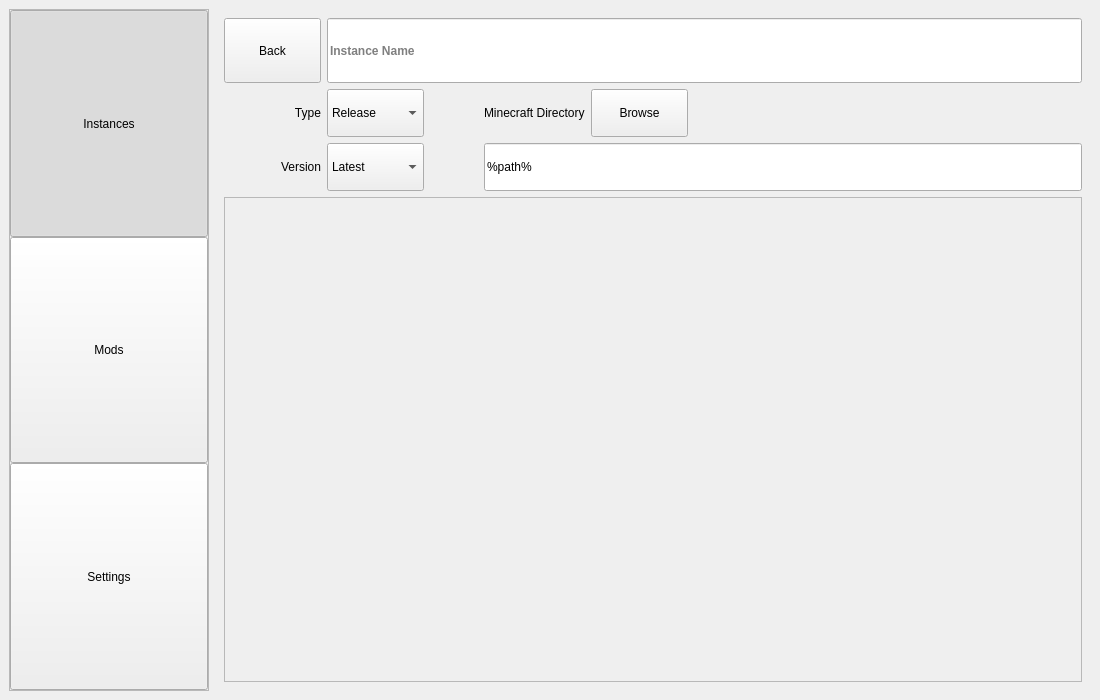
<?xml version="1.0" encoding="UTF-8"?>
<ui version="4.0">
 <class>PackedMC</class>
 <widget class="QMainWindow" name="PackedMC">
  <property name="geometry">
   <rect>
    <x>0</x>
    <y>0</y>
    <width>1100</width>
    <height>700</height>
   </rect>
  </property>
  <property name="windowTitle">
   <string>MainWindow</string>
  </property>
  <widget class="QWidget" name="centralwidget">
   <property name="sizePolicy">
    <sizepolicy hsizetype="Minimum" vsizetype="Preferred">
     <horstretch>0</horstretch>
     <verstretch>0</verstretch>
    </sizepolicy>
   </property>
   <layout class="QHBoxLayout" name="horizontalLayout" stretch="1,4">
    <item>
     <widget class="QFrame" name="frame">
      <property name="sizePolicy">
       <sizepolicy hsizetype="Preferred" vsizetype="Preferred">
        <horstretch>0</horstretch>
        <verstretch>0</verstretch>
       </sizepolicy>
      </property>
      <property name="maximumSize">
       <size>
        <width>200</width>
        <height>16777215</height>
       </size>
      </property>
      <property name="frameShape">
       <enum>QFrame::StyledPanel</enum>
      </property>
      <property name="frameShadow">
       <enum>QFrame::Raised</enum>
      </property>
      <property name="class" stdset="0">
       <string>selection_frame</string>
      </property>
      <layout class="QVBoxLayout" name="verticalLayout" stretch="1,1,1">
       <property name="spacing">
        <number>0</number>
       </property>
       <property name="leftMargin">
        <number>0</number>
       </property>
       <property name="topMargin">
        <number>0</number>
       </property>
       <property name="rightMargin">
        <number>0</number>
       </property>
       <property name="bottomMargin">
        <number>0</number>
       </property>
       <item>
        <widget class="QPushButton" name="INSTANCES_PAGE_BUTTON">
         <property name="sizePolicy">
          <sizepolicy hsizetype="Minimum" vsizetype="Preferred">
           <horstretch>0</horstretch>
           <verstretch>0</verstretch>
          </sizepolicy>
         </property>
         <property name="cursor">
          <cursorShape>PointingHandCursor</cursorShape>
         </property>
         <property name="focusPolicy">
          <enum>Qt::NoFocus</enum>
         </property>
         <property name="text">
          <string>Instances</string>
         </property>
         <property name="checkable">
          <bool>true</bool>
         </property>
         <property name="checked">
          <bool>true</bool>
         </property>
         <property name="class" stdset="0">
          <string>selection</string>
         </property>
        </widget>
       </item>
       <item>
        <widget class="QPushButton" name="MODS_PAGE_BUTTON">
         <property name="sizePolicy">
          <sizepolicy hsizetype="Minimum" vsizetype="Preferred">
           <horstretch>0</horstretch>
           <verstretch>0</verstretch>
          </sizepolicy>
         </property>
         <property name="cursor">
          <cursorShape>PointingHandCursor</cursorShape>
         </property>
         <property name="mouseTracking">
          <bool>false</bool>
         </property>
         <property name="focusPolicy">
          <enum>Qt::NoFocus</enum>
         </property>
         <property name="text">
          <string>Mods</string>
         </property>
         <property name="checkable">
          <bool>true</bool>
         </property>
         <property name="class" stdset="0">
          <string>selection</string>
         </property>
        </widget>
       </item>
       <item>
        <widget class="QPushButton" name="SETTINGS_PAGE_BUTTON">
         <property name="sizePolicy">
          <sizepolicy hsizetype="Minimum" vsizetype="Preferred">
           <horstretch>0</horstretch>
           <verstretch>0</verstretch>
          </sizepolicy>
         </property>
         <property name="cursor">
          <cursorShape>PointingHandCursor</cursorShape>
         </property>
         <property name="focusPolicy">
          <enum>Qt::NoFocus</enum>
         </property>
         <property name="text">
          <string>Settings</string>
         </property>
         <property name="checkable">
          <bool>true</bool>
         </property>
         <property name="class" stdset="0">
          <string>selection</string>
         </property>
        </widget>
       </item>
      </layout>
     </widget>
    </item>
    <item>
     <widget class="QStackedWidget" name="PAGE_CONTAINER">
      <property name="currentIndex">
       <number>1</number>
      </property>
      <widget class="QWidget" name="INSTANCES_PAGE_PLACEHOLDER">
       <widget class="QLabel" name="label">
        <property name="geometry">
         <rect>
          <x>190</x>
          <y>150</y>
          <width>251</width>
          <height>111</height>
         </rect>
        </property>
        <property name="text">
         <string>Placeholder for Dynamic Instances page</string>
        </property>
       </widget>
      </widget>
      <widget class="QWidget" name="INSTANCE_EDIT_PAGE">
       <layout class="QGridLayout" name="gridLayout" rowstretch="4,3,3,30" columnstretch="2,2,1,2,2,8">
        <item row="3" column="0" colspan="6">
         <widget class="QFrame" name="INSTANCE_MODS_PLACEHOLDER">
          <property name="frameShape">
           <enum>QFrame::StyledPanel</enum>
          </property>
          <property name="frameShadow">
           <enum>QFrame::Raised</enum>
          </property>
         </widget>
        </item>
        <item row="2" column="0">
         <widget class="QLabel" name="label_7">
          <property name="text">
           <string>Version</string>
          </property>
          <property name="alignment">
           <set>Qt::AlignRight|Qt::AlignTrailing|Qt::AlignVCenter</set>
          </property>
         </widget>
        </item>
        <item row="1" column="0">
         <widget class="QLabel" name="label_2">
          <property name="text">
           <string>Type</string>
          </property>
          <property name="alignment">
           <set>Qt::AlignRight|Qt::AlignTrailing|Qt::AlignVCenter</set>
          </property>
         </widget>
        </item>
        <item row="1" column="5">
         <spacer name="horizontalSpacer">
          <property name="orientation">
           <enum>Qt::Horizontal</enum>
          </property>
          <property name="sizeHint" stdset="0">
           <size>
            <width>40</width>
            <height>20</height>
           </size>
          </property>
         </spacer>
        </item>
        <item row="0" column="0">
         <widget class="QPushButton" name="BACK_BUTTON">
          <property name="sizePolicy">
           <sizepolicy hsizetype="Preferred" vsizetype="Ignored">
            <horstretch>0</horstretch>
            <verstretch>0</verstretch>
           </sizepolicy>
          </property>
          <property name="cursor">
           <cursorShape>PointingHandCursor</cursorShape>
          </property>
          <property name="focusPolicy">
           <enum>Qt::NoFocus</enum>
          </property>
          <property name="text">
           <string>Back</string>
          </property>
         </widget>
        </item>
        <item row="1" column="4">
         <widget class="QPushButton" name="BROWSE_MINECRAFT_PATH">
          <property name="sizePolicy">
           <sizepolicy hsizetype="Preferred" vsizetype="Preferred">
            <horstretch>0</horstretch>
            <verstretch>0</verstretch>
           </sizepolicy>
          </property>
          <property name="cursor">
           <cursorShape>PointingHandCursor</cursorShape>
          </property>
          <property name="focusPolicy">
           <enum>Qt::NoFocus</enum>
          </property>
          <property name="text">
           <string>Browse</string>
          </property>
         </widget>
        </item>
        <item row="2" column="1">
         <widget class="QComboBox" name="VERSION_SELECTION">
          <property name="sizePolicy">
           <sizepolicy hsizetype="Preferred" vsizetype="Preferred">
            <horstretch>0</horstretch>
            <verstretch>0</verstretch>
           </sizepolicy>
          </property>
          <property name="cursor">
           <cursorShape>PointingHandCursor</cursorShape>
          </property>
          <property name="focusPolicy">
           <enum>Qt::NoFocus</enum>
          </property>
          <item>
           <property name="text">
            <string>Latest</string>
           </property>
          </item>
          <item>
           <property name="text">
            <string>1.xx.xx</string>
           </property>
          </item>
         </widget>
        </item>
        <item row="1" column="3">
         <widget class="QLabel" name="label_8">
          <property name="text">
           <string>Minecraft Directory</string>
          </property>
          <property name="alignment">
           <set>Qt::AlignLeading|Qt::AlignLeft|Qt::AlignVCenter</set>
          </property>
         </widget>
        </item>
        <item row="1" column="1">
         <widget class="QComboBox" name="INSTANCE_TYPE_SELECTION">
          <property name="sizePolicy">
           <sizepolicy hsizetype="Preferred" vsizetype="Preferred">
            <horstretch>0</horstretch>
            <verstretch>0</verstretch>
           </sizepolicy>
          </property>
          <property name="cursor">
           <cursorShape>PointingHandCursor</cursorShape>
          </property>
          <property name="focusPolicy">
           <enum>Qt::NoFocus</enum>
          </property>
          <item>
           <property name="text">
            <string>Release</string>
           </property>
          </item>
          <item>
           <property name="text">
            <string>Fabric</string>
           </property>
          </item>
          <item>
           <property name="text">
            <string>Snapshot</string>
           </property>
          </item>
          <item>
           <property name="text">
            <string>Forge</string>
           </property>
          </item>
          <item>
           <property name="text">
            <string>Other</string>
           </property>
          </item>
         </widget>
        </item>
        <item row="1" column="2">
         <spacer name="horizontalSpacer_2">
          <property name="orientation">
           <enum>Qt::Horizontal</enum>
          </property>
          <property name="sizeHint" stdset="0">
           <size>
            <width>40</width>
            <height>20</height>
           </size>
          </property>
         </spacer>
        </item>
        <item row="0" column="1" colspan="5">
         <widget class="QLineEdit" name="INSTANCE_NAME">
          <property name="sizePolicy">
           <sizepolicy hsizetype="Preferred" vsizetype="Preferred">
            <horstretch>0</horstretch>
            <verstretch>0</verstretch>
           </sizepolicy>
          </property>
          <property name="font">
           <font>
            <bold>true</bold>
           </font>
          </property>
          <property name="alignment">
           <set>Qt::AlignLeading|Qt::AlignLeft|Qt::AlignVCenter</set>
          </property>
          <property name="placeholderText">
           <string>Instance Name</string>
          </property>
          <property name="clearButtonEnabled">
           <bool>false</bool>
          </property>
          <property name="class" stdset="0">
           <string>instance_label colored_text</string>
          </property>
         </widget>
        </item>
        <item row="2" column="3" colspan="3">
         <widget class="QLineEdit" name="MINECRAFT_DIRECTORY_PATH">
          <property name="sizePolicy">
           <sizepolicy hsizetype="Preferred" vsizetype="Preferred">
            <horstretch>0</horstretch>
            <verstretch>0</verstretch>
           </sizepolicy>
          </property>
          <property name="focusPolicy">
           <enum>Qt::NoFocus</enum>
          </property>
          <property name="text">
           <string>%path%</string>
          </property>
          <property name="readOnly">
           <bool>true</bool>
          </property>
         </widget>
        </item>
       </layout>
      </widget>
      <widget class="QWidget" name="MODS_PAGE_PLACEHOLDER">
       <widget class="QLabel" name="label_3">
        <property name="geometry">
         <rect>
          <x>220</x>
          <y>200</y>
          <width>251</width>
          <height>101</height>
         </rect>
        </property>
        <property name="text">
         <string>Mods</string>
        </property>
       </widget>
      </widget>
      <widget class="QWidget" name="MOD_EDIT_PAGE">
       <widget class="QLabel" name="label_4">
        <property name="geometry">
         <rect>
          <x>120</x>
          <y>190</y>
          <width>251</width>
          <height>101</height>
         </rect>
        </property>
        <property name="text">
         <string>Mod edit</string>
        </property>
       </widget>
      </widget>
      <widget class="QWidget" name="SETTINGS_PAGE">
       <widget class="QFrame" name="frame_2">
        <property name="geometry">
         <rect>
          <x>30</x>
          <y>70</y>
          <width>222</width>
          <height>282</height>
         </rect>
        </property>
        <property name="frameShape">
         <enum>QFrame::StyledPanel</enum>
        </property>
        <property name="frameShadow">
         <enum>QFrame::Raised</enum>
        </property>
        <property name="lineWidth">
         <number>100</number>
        </property>
        <layout class="QVBoxLayout" name="verticalLayout_12" stretch="0,0,0">
         <item>
          <widget class="QLabel" name="label_6">
           <property name="sizePolicy">
            <sizepolicy hsizetype="Preferred" vsizetype="Preferred">
             <horstretch>1</horstretch>
             <verstretch>1</verstretch>
            </sizepolicy>
           </property>
           <property name="maximumSize">
            <size>
             <width>16777215</width>
             <height>16777214</height>
            </size>
           </property>
           <property name="font">
            <font>
             <family>Calibri</family>
             <italic>false</italic>
             <bold>false</bold>
            </font>
           </property>
           <property name="text">
            <string>Styles</string>
           </property>
           <property name="alignment">
            <set>Qt::AlignCenter</set>
           </property>
           <property name="class" stdset="0">
            <string>title</string>
           </property>
          </widget>
         </item>
         <item>
          <widget class="Line" name="line">
           <property name="sizePolicy">
            <sizepolicy hsizetype="Preferred" vsizetype="Fixed">
             <horstretch>1</horstretch>
             <verstretch>1</verstretch>
            </sizepolicy>
           </property>
           <property name="sizeIncrement">
            <size>
             <width>0</width>
             <height>0</height>
            </size>
           </property>
           <property name="styleSheet">
            <string notr="true"/>
           </property>
           <property name="frameShadow">
            <enum>QFrame::Plain</enum>
           </property>
           <property name="lineWidth">
            <number>0</number>
           </property>
           <property name="orientation">
            <enum>Qt::Horizontal</enum>
           </property>
          </widget>
         </item>
         <item>
          <widget class="QScrollArea" name="scrollArea">
           <property name="sizePolicy">
            <sizepolicy hsizetype="Expanding" vsizetype="Expanding">
             <horstretch>1</horstretch>
             <verstretch>7</verstretch>
            </sizepolicy>
           </property>
           <property name="widgetResizable">
            <bool>true</bool>
           </property>
           <widget class="QWidget" name="STYLES_SELECTION_LIST">
            <property name="geometry">
             <rect>
              <x>0</x>
              <y>0</y>
              <width>200</width>
              <height>214</height>
             </rect>
            </property>
            <layout class="QVBoxLayout" name="verticalLayout_7">
             <property name="leftMargin">
              <number>3</number>
             </property>
             <property name="rightMargin">
              <number>3</number>
             </property>
             <item>
              <widget class="QRadioButton" name="radioButton">
               <property name="text">
                <string>Style 1</string>
               </property>
              </widget>
             </item>
             <item>
              <widget class="QRadioButton" name="radioButton_2">
               <property name="text">
                <string>Style 2</string>
               </property>
              </widget>
             </item>
             <item>
              <spacer name="verticalSpacer">
               <property name="orientation">
                <enum>Qt::Vertical</enum>
               </property>
               <property name="sizeHint" stdset="0">
                <size>
                 <width>20</width>
                 <height>40</height>
                </size>
               </property>
              </spacer>
             </item>
            </layout>
           </widget>
          </widget>
         </item>
        </layout>
       </widget>
       <widget class="QCheckBox" name="SWITCH_SECONDARY_COLOR">
        <property name="geometry">
         <rect>
          <x>270</x>
          <y>80</y>
          <width>154</width>
          <height>36</height>
         </rect>
        </property>
        <property name="focusPolicy">
         <enum>Qt::NoFocus</enum>
        </property>
        <property name="text">
         <string>Switch background 
colors</string>
        </property>
       </widget>
       <widget class="QSpinBox" name="SCALE_SELECTION">
        <property name="geometry">
         <rect>
          <x>330</x>
          <y>150</y>
          <width>74</width>
          <height>21</height>
         </rect>
        </property>
        <property name="focusPolicy">
         <enum>Qt::NoFocus</enum>
        </property>
        <property name="inputMethodHints">
         <set>Qt::ImhDigitsOnly</set>
        </property>
        <property name="readOnly">
         <bool>false</bool>
        </property>
        <property name="buttonSymbols">
         <enum>QAbstractSpinBox::UpDownArrows</enum>
        </property>
        <property name="keyboardTracking">
         <bool>true</bool>
        </property>
        <property name="minimum">
         <number>1</number>
        </property>
        <property name="maximum">
         <number>5</number>
        </property>
        <property name="value">
         <number>3</number>
        </property>
       </widget>
       <widget class="QLabel" name="label_5">
        <property name="geometry">
         <rect>
          <x>250</x>
          <y>150</y>
          <width>74</width>
          <height>21</height>
         </rect>
        </property>
        <property name="text">
         <string>Scale</string>
        </property>
       </widget>
      </widget>
     </widget>
    </item>
   </layout>
  </widget>
 </widget>
 <resources/>
 <connections/>
</ui>
